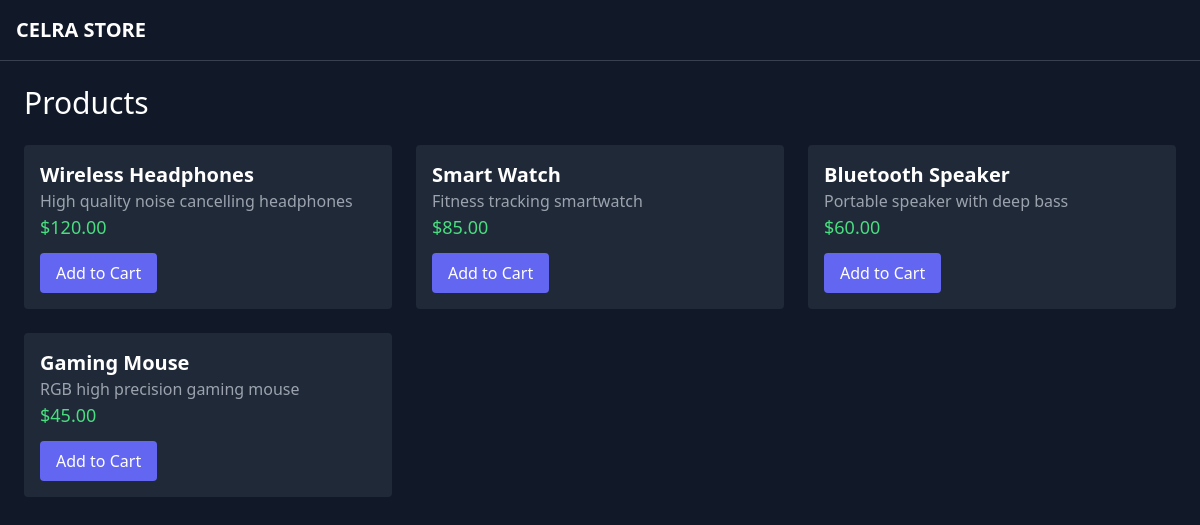
The page /shop.php on the database its author committed.
### tables this page shows
CREATE TABLE products (
    id INT AUTO_INCREMENT PRIMARY KEY,
    name VARCHAR(150) NOT NULL,
    description TEXT,
    price DECIMAL(10,2) NOT NULL,
    image VARCHAR(255),
    stock INT DEFAULT 0,
    created_at TIMESTAMP DEFAULT CURRENT_TIMESTAMP
);

### shop.php (the view, shortened to what this page needs)
<?php
include("backend/config/db.php");
?>
<!DOCTYPE html>
<html lang="en">
<head>
    <script src="https://cdn.tailwindcss.com"></script>
</head>
<body class="bg-gray-900 text-white">
<nav class="p-4 border-b border-gray-700">
    <a href="index.php" class="font-bold text-xl">CELRA STORE</a>
</nav>
<div class="max-w-7xl mx-auto p-6">
<h1 class="text-3xl mb-6">Products</h1>
<div class="grid grid-cols-1 md:grid-cols-3 gap-6">
<?php
$result = $conn->query("SELECT * FROM products");
while($row = $result->fetch_assoc()):
?>
<div class="bg-gray-800 p-4 rounded">
    <h2 class="text-xl font-bold"><?= $row['name'] ?></h2>
    <p class="text-gray-400"><?= $row['description'] ?></p>
    <p class="text-green-400 text-lg">$<?= $row['price'] ?></p>
    <form method="POST" action="backend/add_to_cart.php">
        <button class="mt-3 bg-indigo-500 px-4 py-2 rounded">
            Add to Cart
        </button>
    </form>
</div>
<?php endwhile; ?>
</div>
</div>
</body>
</html>

### rows shown on the page
products: name "Wireless Headphones", description "High quality noise cancelling headphones", price "120.00"
products: name "Smart Watch", description "Fitness tracking smartwatch", price "85.00"
products: name "Bluetooth Speaker", description "Portable speaker with deep bass", price "60.00"
products: name "Gaming Mouse", description "RGB high precision gaming mouse", price "45.00"
